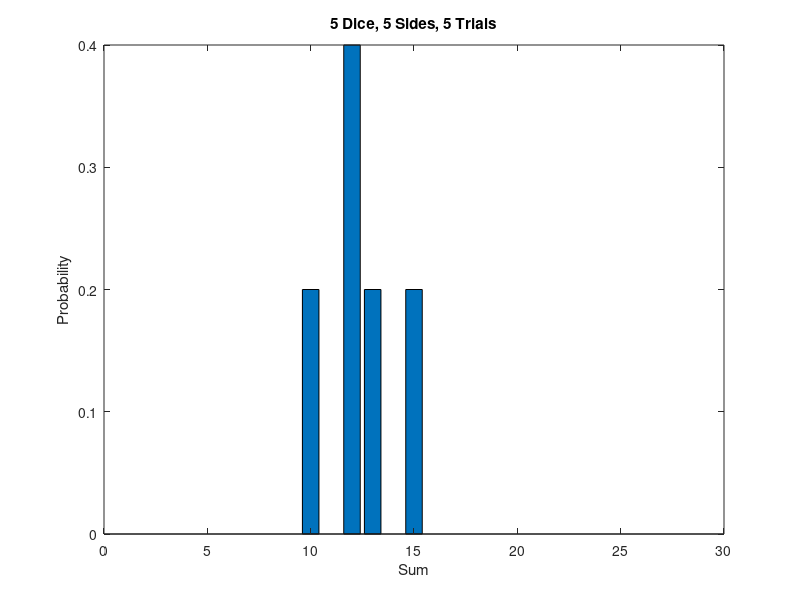

Here is the MATLAB script that generated this plot:
% Homework Program 3
%
% Name: Mukherjee, Ishan
% Date: 10/6/2023
% Grade: 100%

% Get inputs:
d = input("d: ");
s = input("s: ");
n = input("n: ");

% Create matrix rolls:
rolls = randi(s,n,d);

% Calculate dice_sums:
dice_sums = sum(rolls, 2);

% Calculate tally and sums:
[tally, sums] = hist(dice_sums, d:s*d);

% Find desired probabilities:
probs = tally ./ n;

% Plot bar graph of results:
% Open a new figure window
figure;
% Create a bar graph with sums in the x-axis and probs in the y-axis
bar(sums, probs);

% Create  nice title
title(sprintf("%i Dice, %i Sides, %i Trials", d, s, n));

% Label the axes
xlabel("Sum");
ylabel("Probability");

% Create a results matrix:
% Transpose sums and probs so that results is a n x 2 matrix
results = [sums', probs'];

% Answer to step 10: 
% results =
%  3.0000    0.0010
%  4.0000    0.0050
%  5.0000    0.0070
%  6.0000    0.0090
%  7.0000    0.0160
%  8.0000    0.0230
%  9.0000    0.0220
% 10.0000    0.0460
% 11.0000    0.0390
% 12.0000    0.0460
% 13.0000    0.0590
% 14.0000    0.0740
% 15.0000    0.0650
% 16.0000    0.0810
% 17.0000    0.0720
% 18.0000    0.0670
% 19.0000    0.0780
% 20.0000    0.0750
% 21.0000    0.0500
% 22.0000    0.0420
% 23.0000    0.0350
% 24.0000    0.0350
% 25.0000    0.0240
% 26.0000    0.0170
% 27.0000    0.0060
% 28.0000    0.0030
% 29.0000    0.0020
% 30.0000    0.0010 

% Answer to step 11:
% results =
%
%     4.0000    0.0008
%     5.0000    0.0031
%     6.0000    0.0076
%     7.0000    0.0156
%     8.0000    0.0271
%     9.0000    0.0431
%    10.0000    0.0616
%    11.0000    0.0803
%    12.0000    0.0965
%    13.0000    0.1084
%    14.0000    0.1123
%    15.0000    0.1084
%    16.0000    0.0965
%    17.0000    0.0799
%    18.0000    0.0614
%    19.0000    0.0433
%    20.0000    0.0270
%    21.0000    0.0155
%    22.0000    0.0078
%    23.0000    0.0031
%    24.0000    0.0008

% Answer to step 12: 
% As the number of trials increases, the shape of the histogram "smoothens"
% to more closely resemble the "bell curve" of the binomial distribution.
% 
% This happens because with a small number of trials, a few deviations from
% the expected distribution can look significant. For example, it is not
% unlikely for the 3 out of 10 trials to result in one of the two extreme 
% possible values of the sum, making the probability distribution generated 
% differ significantly from expected (imagine tall spikes at the two 
% extreme ends of what we would expect to be a smooth bell curve). 
% However, it much more unlikely for 30,000 of 100,000 trials to result in 
% extreme-valued sums. In general, with a large number of trials, we can 
% expect the distribution generated to more closely resemble the 
% mathematically accurate distribution.
